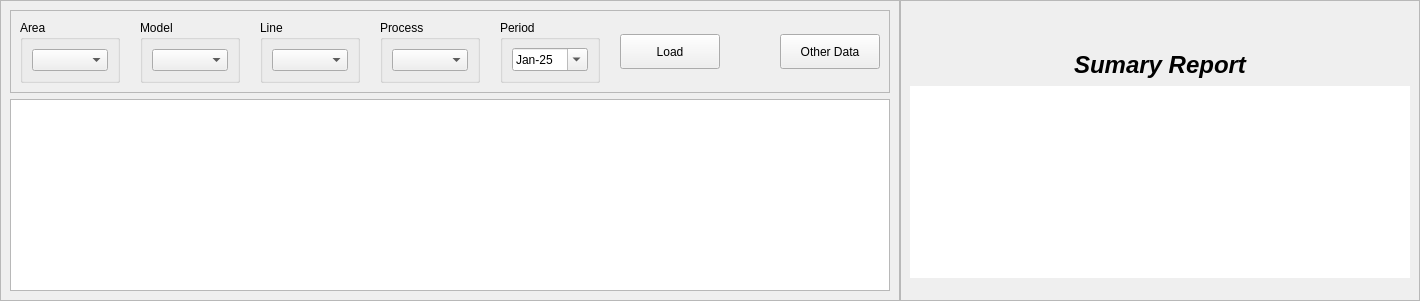
             <widget class="QWidget" name="OEE_Detail_page">
              <layout class="QHBoxLayout" name="horizontalLayout_86">
               <property name="spacing">
                <number>0</number>
               </property>
               <property name="leftMargin">
                <number>0</number>
               </property>
               <property name="topMargin">
                <number>0</number>
               </property>
               <property name="rightMargin">
                <number>0</number>
               </property>
               <property name="bottomMargin">
                <number>0</number>
               </property>
               <item>
                <widget class="QFrame" name="frame_141">
                 <property name="frameShape">
                  <enum>QFrame::StyledPanel</enum>
                 </property>
                 <property name="frameShadow">
                  <enum>QFrame::Raised</enum>
                 </property>
                 <layout class="QVBoxLayout" name="verticalLayout_81">
                  <item>
                   <widget class="QFrame" name="frame_147">
                    <property name="sizePolicy">
                     <sizepolicy hsizetype="MinimumExpanding" vsizetype="Minimum">
                      <horstretch>0</horstretch>
                      <verstretch>0</verstretch>
                     </sizepolicy>
                    </property>
                    <property name="frameShape">
                     <enum>QFrame::StyledPanel</enum>
                    </property>
                    <property name="frameShadow">
                     <enum>QFrame::Raised</enum>
                    </property>
                    <layout class="QHBoxLayout" name="horizontalLayout_105">
                     <property name="spacing">
                      <number>20</number>
                     </property>
                     <item>
                      <widget class="QGroupBox" name="groupBox_7">
                       <property name="minimumSize">
                        <size>
                         <width>100</width>
                         <height>0</height>
                        </size>
                       </property>
                       <property name="title">
                        <string>Area</string>
                       </property>
                       <layout class="QHBoxLayout" name="horizontalLayout_100">
                        <item>
                         <widget class="QComboBox" name="OEE_Data_Area_cbb"/>
                        </item>
                       </layout>
                      </widget>
                     </item>
                     <item>
                      <widget class="QGroupBox" name="groupBox_8">
                       <property name="minimumSize">
                        <size>
                         <width>100</width>
                         <height>0</height>
                        </size>
                       </property>
                       <property name="title">
                        <string>Model</string>
                       </property>
                       <layout class="QHBoxLayout" name="horizontalLayout_101">
                        <item>
                         <widget class="QComboBox" name="OEE_Data_Model_cbb"/>
                        </item>
                       </layout>
                      </widget>
                     </item>
                     <item>
                      <widget class="QGroupBox" name="groupBox_9">
                       <property name="minimumSize">
                        <size>
                         <width>100</width>
                         <height>0</height>
                        </size>
                       </property>
                       <property name="title">
                        <string>Line</string>
                       </property>
                       <layout class="QHBoxLayout" name="horizontalLayout_102">
                        <item>
                         <widget class="QComboBox" name="OEE_Data_Line_cbb"/>
                        </item>
                       </layout>
                      </widget>
                     </item>
                     <item>
                      <widget class="QGroupBox" name="groupBox_10">
                       <property name="minimumSize">
                        <size>
                         <width>100</width>
                         <height>0</height>
                        </size>
                       </property>
                       <property name="title">
                        <string>Process</string>
                       </property>
                       <layout class="QHBoxLayout" name="horizontalLayout_103">
                        <item>
                         <widget class="QComboBox" name="OEE_Data_Process_cbb"/>
                        </item>
                       </layout>
                      </widget>
                     </item>
                     <item>
                      <widget class="QGroupBox" name="groupBox_11">
                       <property name="minimumSize">
                        <size>
                         <width>100</width>
                         <height>0</height>
                        </size>
                       </property>
                       <property name="title">
                        <string>Period</string>
                       </property>
                       <layout class="QHBoxLayout" name="horizontalLayout_104">
                        <property name="spacing">
                         <number>0</number>
                        </property>
                        <property name="leftMargin">
                         <number>9</number>
                        </property>
                        <property name="topMargin">
                         <number>0</number>
                        </property>
                        <property name="rightMargin">
                         <number>9</number>
                        </property>
                        <property name="bottomMargin">
                         <number>0</number>
                        </property>
                        <item>
                         <widget class="QDateEdit" name="OEE_Data_period_edit">
                          <property name="dateTime">
                           <datetime>
                            <hour>0</hour>
                            <minute>0</minute>
                            <second>0</second>
                            <year>2025</year>
                            <month>1</month>
                            <day>1</day>
                           </datetime>
                          </property>
                          <property name="displayFormat">
                           <string>MMM-yy</string>
                          </property>
                          <property name="calendarPopup">
                           <bool>true</bool>
                          </property>
                         </widget>
                        </item>
                       </layout>
                      </widget>
                     </item>
                     <item>
                      <widget class="QPushButton" name="OEE_Data_Load_btn">
                       <property name="minimumSize">
                        <size>
                         <width>100</width>
                         <height>35</height>
                        </size>
                       </property>
                       <property name="text">
                        <string>Load</string>
                       </property>
                      </widget>
                     </item>
                     <item>
                      <spacer name="horizontalSpacer_3">
                       <property name="orientation">
                        <enum>Qt::Horizontal</enum>
                       </property>
                       <property name="sizeHint" stdset="0">
                        <size>
                         <width>40</width>
                         <height>20</height>
                        </size>
                       </property>
                      </spacer>
                     </item>
                     <item>
                      <widget class="QPushButton" name="OEE_Data_Other_btn">
                       <property name="minimumSize">
                        <size>
                         <width>100</width>
                         <height>35</height>
                        </size>
                       </property>
                       <property name="text">
                        <string>Other Data</string>
                       </property>
                      </widget>
                     </item>
                    </layout>
                   </widget>
                  </item>
                  <item>
                   <widget class="QTableView" name="OEE_Data_table">
                    <property name="sizePolicy">
                     <sizepolicy hsizetype="MinimumExpanding" vsizetype="MinimumExpanding">
                      <horstretch>0</horstretch>
                      <verstretch>0</verstretch>
                     </sizepolicy>
                    </property>
                    <property name="editTriggers">
                     <set>QAbstractItemView::NoEditTriggers</set>
                    </property>
                    <property name="alternatingRowColors">
                     <bool>true</bool>
                    </property>
                    <property name="sortingEnabled">
                     <bool>true</bool>
                    </property>
                   </widget>
                  </item>
                 </layout>
                </widget>
               </item>
               <item>
                <widget class="QFrame" name="frame_148">
                 <property name="sizePolicy">
                  <sizepolicy hsizetype="Preferred" vsizetype="Preferred">
                   <horstretch>0</horstretch>
                   <verstretch>0</verstretch>
                  </sizepolicy>
                 </property>
                 <property name="minimumSize">
                  <size>
                   <width>0</width>
                   <height>0</height>
                  </size>
                 </property>
                 <property name="frameShape">
                  <enum>QFrame::StyledPanel</enum>
                 </property>
                 <property name="frameShadow">
                  <enum>QFrame::Raised</enum>
                 </property>
                 <layout class="QVBoxLayout" name="verticalLayout_82">
                  <item>
                   <spacer name="verticalSpacer_4">
                    <property name="orientation">
                     <enum>Qt::Vertical</enum>
                    </property>
                    <property name="sizeType">
                     <enum>QSizePolicy::Maximum</enum>
                    </property>
                    <property name="sizeHint" stdset="0">
                     <size>
                      <width>20</width>
                      <height>40</height>
                     </size>
                    </property>
                   </spacer>
                  </item>
                  <item>
                   <widget class="QLabel" name="label_87">
                    <property name="sizePolicy">
                     <sizepolicy hsizetype="Preferred" vsizetype="Maximum">
                      <horstretch>0</horstretch>
                      <verstretch>0</verstretch>
                     </sizepolicy>
                    </property>
                    <property name="minimumSize">
                     <size>
                      <width>0</width>
                      <height>30</height>
                     </size>
                    </property>
                    <property name="font">
                     <font>
                      <family>MS Sans Serif</family>
                      <pointsize>18</pointsize>
                      <weight>75</weight>
                      <italic>true</italic>
                      <bold>true</bold>
                     </font>
                    </property>
                    <property name="text">
                     <string>Sumary Report</string>
                    </property>
                    <property name="alignment">
                     <set>Qt::AlignCenter</set>
                    </property>
                   </widget>
                  </item>
                  <item>
                   <widget class="QTableView" name="OEE_Data_sumary_table">
                    <property name="sizePolicy">
                     <sizepolicy hsizetype="Preferred" vsizetype="Preferred">
                      <horstretch>0</horstretch>
                      <verstretch>0</verstretch>
                     </sizepolicy>
                    </property>
                    <property name="minimumSize">
                     <size>
                      <width>500</width>
                      <height>0</height>
                     </size>
                    </property>
                    <property name="frameShape">
                     <enum>QFrame::NoFrame</enum>
                    </property>
                   </widget>
                  </item>
                  <item>
                   <widget class="QWidget" name="OEE_Data_sumary_widget" native="true"/>
                  </item>
                 </layout>
                </widget>
               </item>
              </layout>
             </widget>
